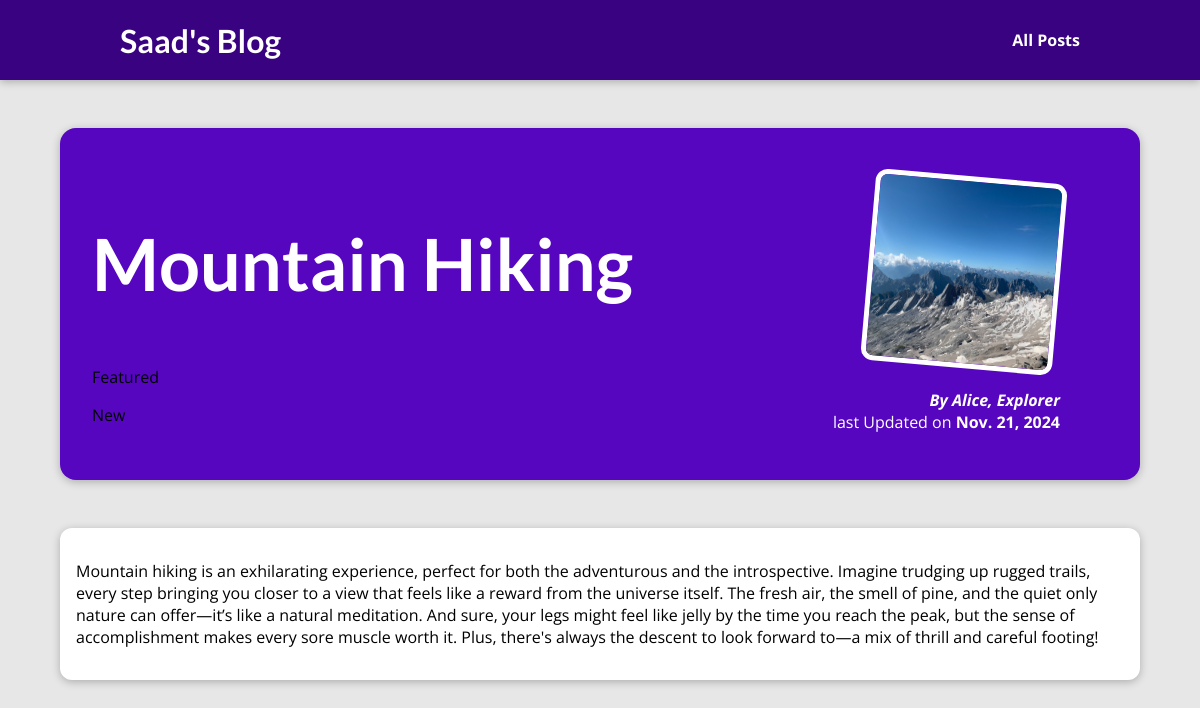
The app's page /posts/mountain-hiking with its own data.
### blog/models.py (models this page shows, shortened)
class Post(models.Model):
    title = models.CharField(max_length=50)
    excerpt = models.CharField(max_length=100)
    image_name = models.CharField(max_length=50)
    date = models.DateField(auto_now=True)
    slug = models.SlugField(unique=True, db_index=True)
    content = models.TextField(validators=[MinLengthValidator(10)])
    author = models.ForeignKey(Author, null=True, on_delete=models.CASCADE, related_name="Posts")
    tags = models.ManyToManyField(Tag)

class Tag(models.Model):
    caption = models.CharField(max_length=50)

class Author(models.Model):
    first_name = models.CharField(max_length=40)
    last_name = models.CharField(max_length=40)
    email_address = models.EmailField()
    def __str__(self):
        return f"{self.first_name}, {self.last_name}"

### blog/views.py (the view)
# urls.py: path("posts/<slug:slug>", views.post_details, name='posts-detaial-page'),
def post_details(request,slug):
    result = Post.objects.get(slug=slug)
    return render(request, 'blog/post-detail.html', {"post":result, "tags": result.tags.all()})

### blog/templates/blog/post-detail.html (shortened to what this page needs)
{% extends "base.html" %}
{% load static %}
{% block css_files %}
    <link rel="stylesheet" href="{% static "blog/post-detail.css" %}">
{% endblock  %}
{% block content %}
    <section id="summary">
        <h2>{{post.title}}</h2>
        <span>
            {% for tag in tags %}
            <p>{{tag.caption}}</p>
            {% endfor %}
        </span>
        <article>
            <img src="{% static "blog/images/"|add:post.image_name %}" alt="Post Title">
            <address>By <a href="mailto:{{ post.author.email_address }}">{{post.author}}</a></address>
            <div>
                last Updated on <time datetime="">{{post.date}}</time>
            </div>
        </article>
    </section>
    <main>
        <p>
            {{post.content}}
        </p>
    </main>
{% endblock  %}

### templates/base.html (shortened to what this page needs)
{% load static %}
<!DOCTYPE html>
<html lang="en">
<head>
    <link rel="stylesheet" href="{% static "app.css" %}">
    {% block css_files %}{% endblock %}
</head>
<body>
    <header id="main-navigation">
        <h1><a href="{% url "starting-page" %}">Saad's Blog</a></h1>
        <nav>
         <a href="{% url "posts-page" %}">All Posts</a>
        </nav>
       </header>
    {% block content %}
    {% endblock  %}
</body>
</html>

### static/app.css (style rules this page uses)
* { box-sizing: border-box; }
html { font-family: 'Open Sans', 'Lato', sans-serif; }
body { margin: 0; }
h1, h2, h3 { font-family: 'Lato', sans-serif; font-weight: bold; }
#main-navigation { width: 100%; height: 5rem; display: flex; justify-content: space-between; align-items: center; padding: 0 10%; position: absolute; top: 0; left: 0; }
#main-navigation a { text-decoration: none; color: white; font-weight: bold; }

### blog/static/blog/post-detail.css (style rules this page uses)
body { background-color: #e7e7e7; }
#main-navigation { background-color: #390281; box-shadow: 0 2px 8px rgba(0, 0, 0, 0.25); }
#summary { margin: 8rem auto 3rem auto; padding: 2rem; width: 90%; max-width: 90rem; border-radius: 16px; background-color: #5706c0; position: relative; box-shadow: 0 2px 8px rgba(0, 0, 0, 0.25); height: 22rem; }
#summary h2 { color: white; font-size: 4.5rem; }
#summary article { position: absolute; top: 2rem; right: 3rem; padding: 1rem 2rem; border-radius: 12px; text-align: right; color: white; }
#summary article img { width: 12rem; height: 12rem; border-radius: 12px; transform: rotateZ(5deg); border: 5px solid white; margin-bottom: 1rem; }
#summary address { font-weight: bold; }
#summary a { color: white; text-decoration: none; }
#summary time { font-weight: bold; }
main { width: 90%; max-width: 90rem; margin: 3rem auto; background-color: white; padding: 1rem; border-radius: 12px; box-shadow: 0 2px 8px rgba(0, 0, 0, 0.25); }

### records on screen
Post: title "Mountain Hiking", image_name (picture), author "Alice, Explorer", date "Nov. 21, 2024", content "Mountain hiking is an exhilarating experience, perfect for both the adventurous and the introspective. Imagine trudging up rugged trails, every step bringing you closer to a view that feels like a reward from the universe itself. The fresh air, the smell of pine, and the quiet only nature can offer—it’s like a natural meditation. And sure, your legs might feel like jelly by the time you reach the peak, but the sense of accomplishment makes every sore muscle worth it. Plus, there's always the descent to look forward to—a mix of thrill and careful footing!"
Tag: caption "Featured"
Tag: caption "New"
